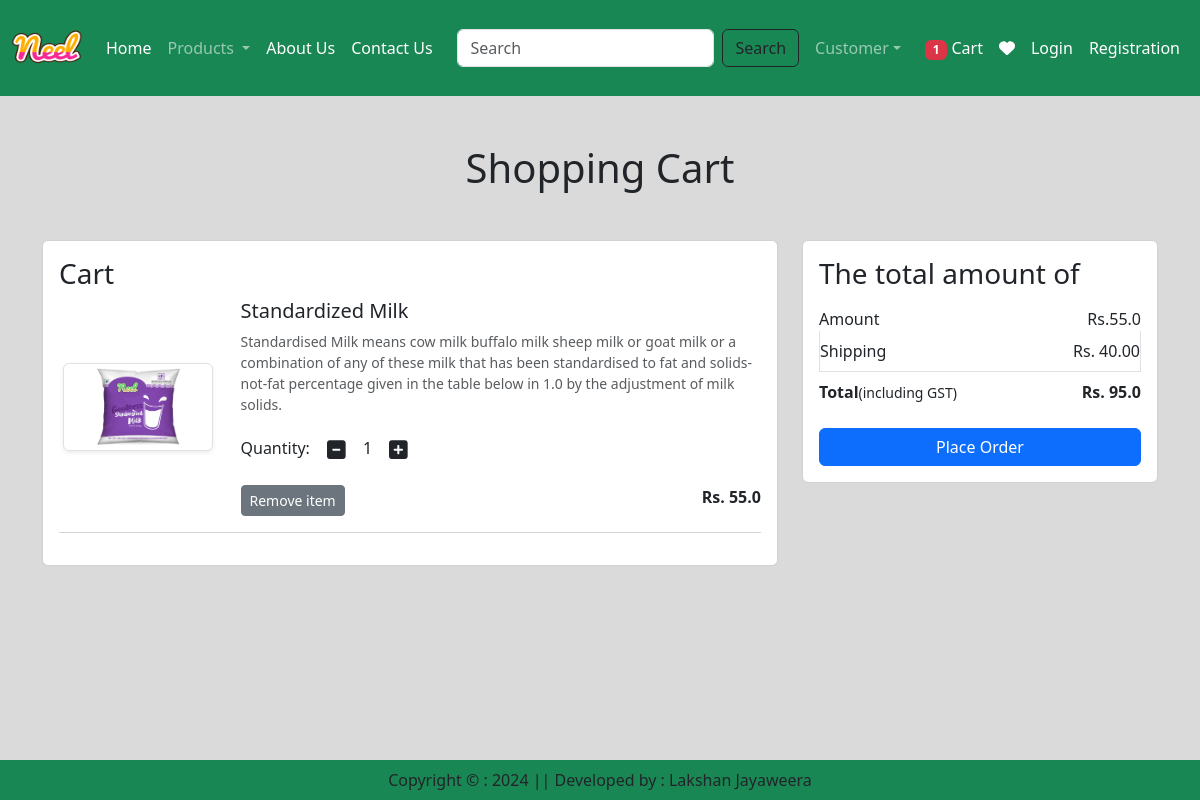
Screenshot of /cart/ (signed in) with the database file from the repository.
### application/models.py (models this page shows, shortened)
class Cart(models.Model):
    user = models.ForeignKey(User,on_delete=models.CASCADE)
    product = models.ForeignKey(Product,on_delete=models.CASCADE)
    quantity = models.PositiveIntegerField(default=1)

class Product(models.Model):
    title = models.CharField(max_length=100)
    selling_price = models.FloatField()
    discounted_price = models.FloatField()
    description = models.TextField()
    composition = models.TextField(default='')
    prodapp = models.TextField(default='')
    category = models.CharField(choices=CATEGORY_CHOICES, max_length=2)
    product_image = models.ImageField(upload_to='product')

### application/views.py (the view)
# urls.py: path('cart/',views.show_cart, name='showcart'),
def show_cart(request):
    user = request.user
    cart = Cart.objects.filter(user=user)
    amount =0
    for p in cart:
        value = p.quantity * p.product.discounted_price
        amount = amount + value
    totalamount = amount + 40
    totalitem = 0
    if request.user.is_authenticated:
        totalitem = len(Cart.objects.filter(user=request.user))
    return render(request, 'app/addtocart.html', locals())

### application/templates/app/addtocart.html (shortened to what this page needs)
{% extends "app/base.html" %}
{% load static %}
{% block main-content %}
<div class="container my-5">
    <div class="row">
        {% if cart %}
            <h1 class="text-center mb-5">Shopping Cart</h1>
            <div class="col-sm-8">
                <div class="card">
                    <div class="card-body">
                        <h3>Cart</h3>
                        {% for item in cart %}
                            <div class="row">
                                <div class="col-sm-3 text-center align-self-center">
                                    <img src="{{item.product.product_image.url}}" alt="" srcset="" class="img-fluid img-thumbnail shadow-sm" height="150" width="150"></img>
                                </div>
                                <div class="col-sm-9">
                                    <div>
                                        <h5>{{item.product.title}}</h5>
                                        <p class="mb-2 text-muted small">{{item.product.description}}</p>
                                        <div class="my-3">
                                            <label for="quantity">Quantity:</label>
                                            <a class="minus-cart btn" pid={{item.product.id}}><i class="fas fa-minus-square fa-lg"></i></a>
                                            <span id="quantity">{{item.quantity}}</span>
                                            <a class="plus-cart btn" pid={{item.product.id}}><i class="fas fa-plus-square fa-lg"></i></a>
                                        </div>
                                        <div class="d-flex justify-content-between">
                                            <a href="#" class="remove-cart btn btn-sm btn-secondary mr-3" pid={{item.product.id}}>Remove item </a>
                                            <p class="mb-0"><span><strong>Rs. {{item.product.discounted_price}}</strong></span></p>
                                        </div>
                                    </div>
                                </div>
                            </div>
                            <hr class="text-muted">
                        {% endfor %}
                    </div>
                </div>
            </div>
            <div class="col-sm-4">
                <div class="card">
                    <div class="card-body">
                        <h3>The total amount of </h3>
                        <ul class="list-group">
                            <li class="list-group-item d-flex justify-content-between align-items-center border-0 px-0 pb-0">Amount<span id="amount">Rs.{{amount}}</span></li>
                            <li class="list-group-item d-flex justify-content-between align-items-center px-0">Shipping<span>Rs. 40.00</span></li>
                            <li class="list-group-item d-flex justify-content-between align-items-center border-0 px-0 mb-3">
                                <div>
                                    <strong>Total</strong><small>(including GST)</small>
                                </div>
                                <span id="totalamount"><strong>Rs. {{totalamount}}</strong></span>
                            </li>
                        </ul>
                        <div class="d-grid"><a href="{% url 'checkout' %}" class="btn btn-primary">Place Order</a></div>
                   </div>
                </div>
            </div>
        {% else %}
            <h1 class="text-center mb-5">Cart is Empty</h1>
        {% endif %}
    </div>
</div>
{% endblock main-content %}

### rows the page displays
Cart: product.product_image (picture), product "Standardized Milk", product.description "Standardised Milk means cow milk buffalo milk sheep milk or goat milk or a combination of any of these milk that has been standardised to fat and solids-not-fat percentage given in the table below in 1.0 by the adjustment of milk solids.", quantity "1", product.discounted_price "55.0"

### other values shown
{{ totalitem }} "1"
{{ amount }} "55.0"
{{ totalamount }} "95.0"
